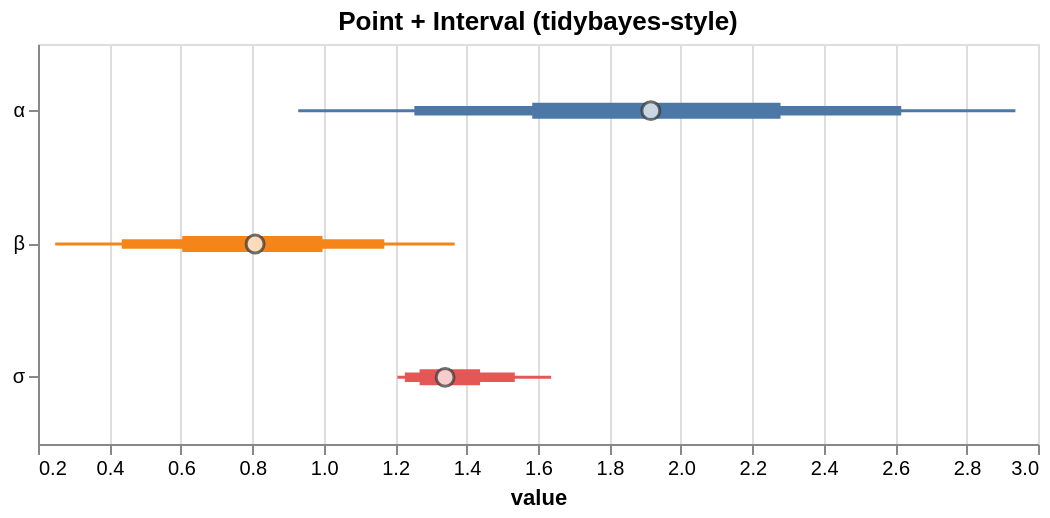

Specify this chart in Vega-Lite:
### Vega-Lite specification from a JSON file in a GitHub repository (floating-point values rounded to 4 significant figures)
{"$schema": "https://vega.github.io/schema/vega-lite/v5.json", "config": {"axis": {"labelLimit": 0}, "header": {"labelLimit": 0}, "legend": {"labelLimit": 0}}, "data": {"values": [{"__point__": 1.34, "hi_0_5_": 1.438, "hi_0_8_": 1.535, "hi_0_95_": 1.637, "lo_0_5_": 1.268, "lo_0_8_": 1.227, "lo_0_95_": 1.206, "parameter": "σ"}, {"__point__": 1.916, "hi_0_5_": 2.279, "hi_0_8_": 2.617, "hi_0_95_": 2.937, "lo_0_5_": 1.584, "lo_0_8_": 1.254, "lo_0_95_": 0.9286, "parameter": "α"}, {"__point__": 0.8079, "hi_0_5_": 0.9967, "hi_0_8_": 1.17, "hi_0_95_": 1.367, "lo_0_5_": 0.6039, "lo_0_8_": 0.4345, "lo_0_95_": 0.2482, "parameter": "β"}]}, "height": 200, "layer": [{"encoding": {"color": {"field": "parameter", "legend": null, "type": "nominal"}, "tooltip": [{"field": "__point__", "title": "value (estimate)", "type": "quantitative"}, {"field": "parameter", "type": "nominal"}, {"field": "lo_0_95_", "title": "95% lo", "type": "quantitative"}, {"field": "hi_0_95_", "title": "95% hi", "type": "quantitative"}], "x": {"field": "lo_0_95_", "scale": {"zero": false}, "title": "value", "type": "quantitative"}, "x2": {"field": "hi_0_95_"}, "y": {"axis": {"title": null}, "field": "parameter", "type": "nominal"}}, "mark": {"strokeWidth": 1.5, "type": "rule"}, "params": [{"bind": "scales", "name": "grid", "select": {"encodings": ["x"], "type": "interval"}}]}, {"encoding": {"color": {"field": "parameter", "legend": null, "type": "nominal"}, "tooltip": [{"field": "__point__", "title": "value (estimate)", "type": "quantitative"}, {"field": "parameter", "type": "nominal"}, {"field": "lo_0_95_", "title": "95% lo", "type": "quantitative"}, {"field": "hi_0_95_", "title": "95% hi", "type": "quantitative"}], "x": {"field": "lo_0_8_", "scale": {"zero": false}, "title": "value", "type": "quantitative"}, "x2": {"field": "hi_0_8_"}, "y": {"axis": {"title": null}, "field": "parameter", "type": "nominal"}}, "mark": {"strokeWidth": 4.75, "type": "rule"}}, {"encoding": {"color": {"field": "parameter", "legend": null, "type": "nominal"}, "tooltip": [{"field": "__point__", "title": "value (estimate)", "type": "quantitative"}, {"field": "parameter", "type": "nominal"}, {"field": "lo_0_95_", "title": "95% lo", "type": "quantitative"}, {"field": "hi_0_95_", "title": "95% hi", "type": "quantitative"}], "x": {"field": "lo_0_5_", "scale": {"zero": false}, "title": "value", "type": "quantitative"}, "x2": {"field": "hi_0_5_"}, "y": {"axis": {"title": null}, "field": "parameter", "type": "nominal"}}, "mark": {"strokeWidth": 8.0, "type": "rule"}}, {"encoding": {"tooltip": [{"field": "__point__", "title": "value (estimate)", "type": "quantitative"}, {"field": "parameter", "type": "nominal"}, {"field": "lo_0_95_", "title": "95% lo", "type": "quantitative"}, {"field": "hi_0_95_", "title": "95% hi", "type": "quantitative"}], "x": {"field": "__point__", "scale": {"zero": false}, "type": "quantitative"}, "y": {"field": "parameter", "type": "nominal"}}, "mark": {"color": "white", "filled": true, "size": 80, "stroke": "#333", "strokeWidth": 1.5, "type": "point"}}], "title": "Point + Interval (tidybayes-style)", "width": 500}
